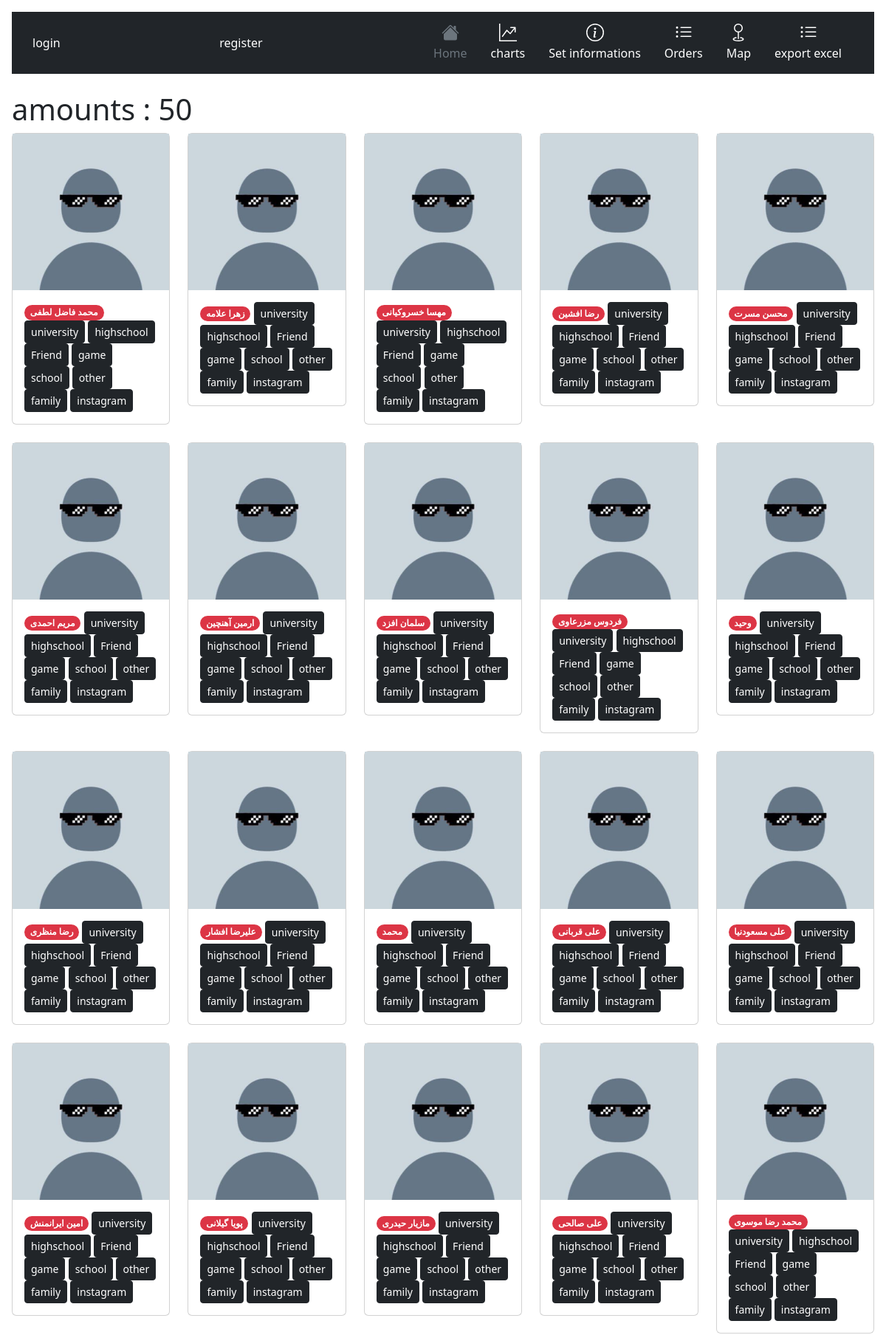
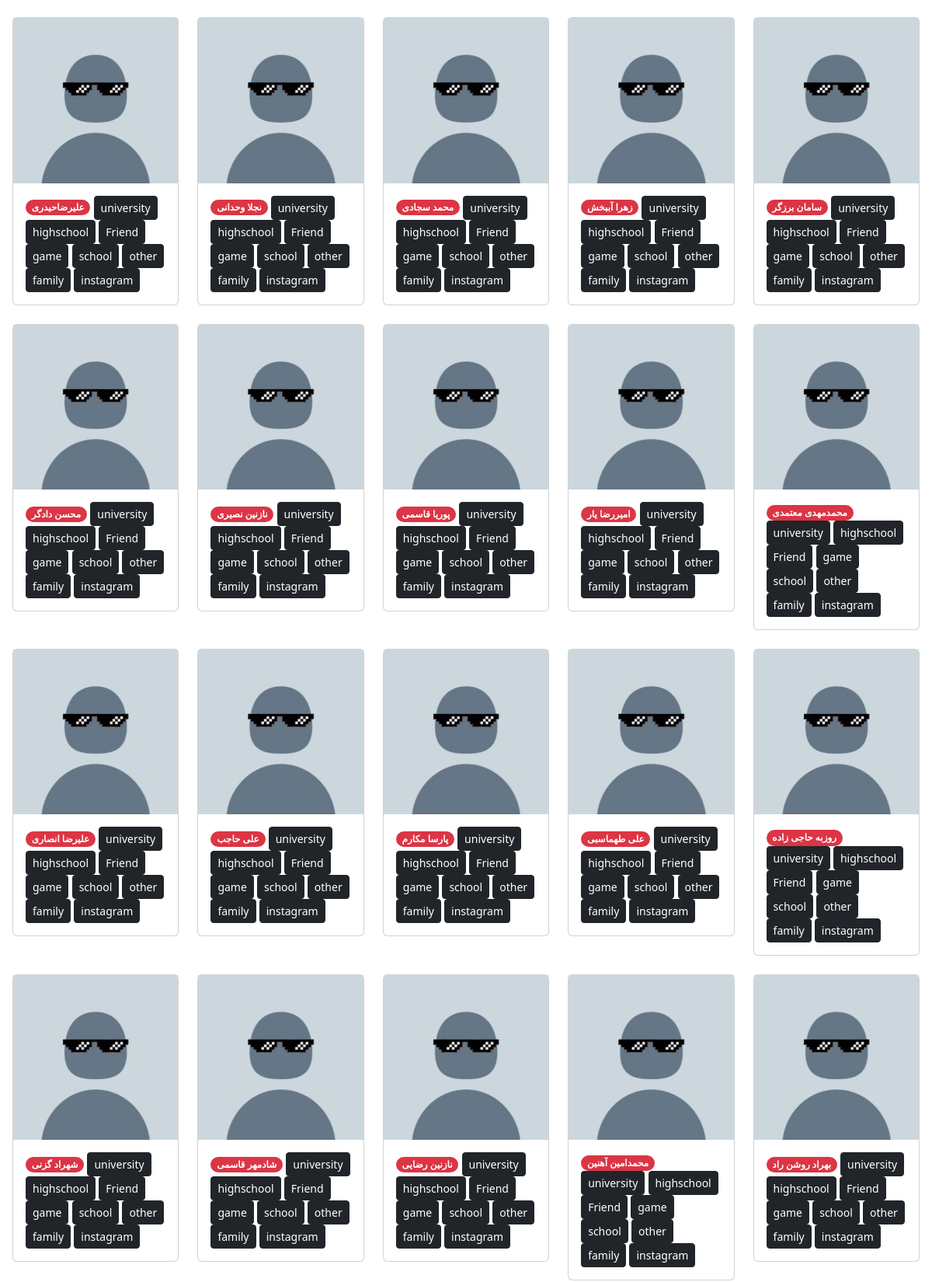
Page /setReason/u/ (upper part) on the committed database (2 pictures, top to bottom).
### accounts/models.py (models this page shows, shortened)
class User(AbstractBaseUser):
    status_reason = (
        ('u' , "sutech"),
        ('h', "highschool"),
        ('a' , "Friend"),
        ('g' , "game"),
        ('s' , "school"),
        ('o' , "other"),
        ('f' , "family"),
        ('i' , "instagram"),
        ('y' , "iust"),
    )
    status_gender = (
        ('m',"male"),
        ('f',"female")
    )
    username = models.CharField(unique=True, max_length=100)
    name = models.CharField(max_length=100, null=True, blank=True)
    is_admin = models.BooleanField(default=False)
    is_active = models.BooleanField(default=True)
    Avatar = models.ImageField(upload_to="images/Avatar",blank=True,null=True)
    gender = models.CharField(max_length=1,choices = status_gender,default='m')
    code = models.IntegerField(blank=True,null=True)
    reason = models.CharField(max_length=1,choices = status_reason)
    city = models.ForeignKey(City,on_delete=models.CASCADE,related_name="user",blank=True,null=True)
    birthdate = models.DateField(null=True, blank=True)
    USERNAME_FIELD = 'username'
    REQUIRED_FIELDS = ['name']
    objects = MyUserManager()

### info/views.py (the view)
# urls.py: path('setReason/<slug:reason>/',setReasonlist,name="setlist"),
def setReasonlist(request,reason):
    users = User.objects.filter(reason = reason)
    amount = 0
    for user in users:
        amount += 1
    return render(request,'info/sets/setReason.html',{'users' : users,'amount':amount,'reason':reason})

### info/templates/info/sets/setReason.html (shortened to what this page needs)
{% extends 'info/base.html' %}
{% load static %}
{% block content %}
<h1>amounts : {{amount}}</h1>
<div class="row row-cols-2 row-cols-md-5 g-4">
    {% for user in users %}
          <div class="col">
            <div class="card">
                <img src="{% if user.Avatar %}{{user.Avatar.url}}{% else %}{% static 'm.jfif' %}{% endif %}" >
              <div class="card-body">
                <span class="badge rounded-pill text-bg-danger">{{user.name}}</span>
                <a class="btn btn-dark btn-sm" href="{% url 'info:set' user.username 'u' %}" role="button">university</a>
                <a class="btn btn-dark btn-sm" href="{% url 'info:set' user.username 'h' %}" role="button">highschool</a>
                <a class="btn btn-dark btn-sm" href="{% url 'info:set' user.username 'a' %}" role="button">Friend</a>
                <a class="btn btn-dark btn-sm" href="{% url 'info:set' user.username 'g' %}" role="button">game</a>
                <a class="btn btn-dark btn-sm" href="{% url 'info:set' user.username 's' %}" role="button">school</a>
                <a class="btn btn-dark btn-sm" href="{% url 'info:set' user.username 'o' %}" role="button">other</a>
                <a class="btn btn-dark btn-sm" href="{% url 'info:set' user.username 'f' %}" role="button">family</a>
                <a class="btn btn-dark btn-sm" href="{% url 'info:set' user.username 'i' %}" role="button">instagram</a>
              </div>
            </div>
          </div>
    {% endfor %}
</div>
{% endblock %}

### rows in the picture
User: name "محمد فاضل لطفی"
User: name "زهرا علامه"
User: name "مهسا خسروکیانی"
User: name "رضا افشین"
User: name "محسن مسرت"
User: name "مریم احمدی"
User: name "ارمین آهنچین"
User: name "سلمان افزد"
User: name "فردوس مزرعاوی"
User: name "وحید"
User: name "رضا منظری"
User: name "علیرضا افشار"
User: name "محمد"
User: name "علی قربانی"
User: name "علی مسعودنیا"
User: name "امین ایرانمنش"
User: name "پویا گیلانی"
User: name "مازیار حیدری"
User: name "علی صالحی"
User: name "محمد رضا موسوی"
User: name "علیرضاحیدری"
User: name "نجلا وحدانی"
User: name "محمد سجادی"
User: name "زهرا آببخش"
User: name "سامان برزگر"
User: name "محسن دادگر"
User: name "نازنین نصیری"
User: name "پوریا قاسمی"
User: name "امیررضا یار"
User: name "محمدمهدی معتمدی"
User: name "علیرضا انصاری"
User: name "علی حاجب"
User: name "پارسا مکارم"
User: name "علی طهماسبی"
User: name "روزبه حاجی زاده"
User: name "شهراد گزنی"
User: name "شادمهر قاسمی"
User: name "نازنین رضایی"
User: name "محمدامین آهنین"
User: name "بهراد روشن راد"

### other values in the picture
{{ amount }} "50"
